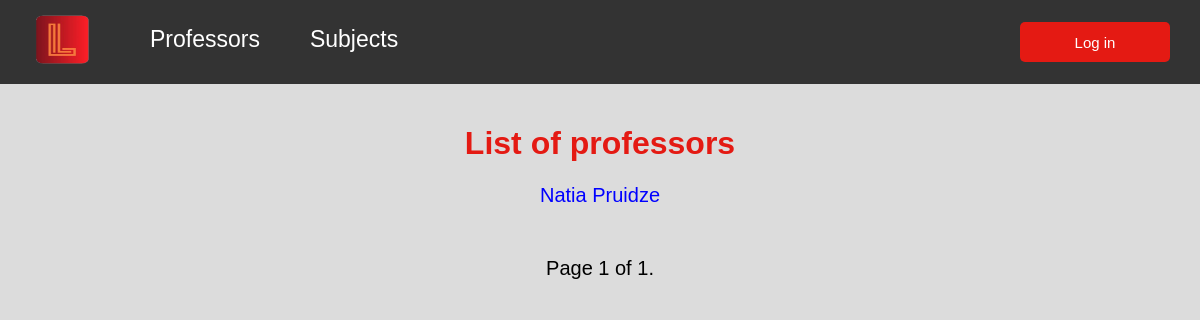
The page /lecturers/ on the database as committed earlier.
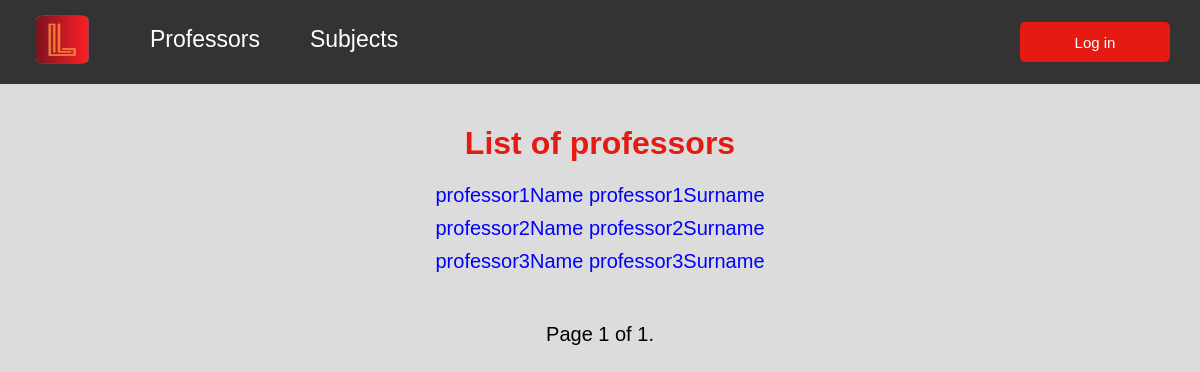
The same page on the database as committed later.
### university/models/professor.py (models this page shows, shortened)
class Professor(models.Model):
    user = models.OneToOneField(User, on_delete=models.CASCADE, verbose_name=_("User"))
    name = models.CharField(max_length=100, verbose_name=_('First Name'))
    surname = models.CharField(max_length=100, verbose_name=_('Last Name'))
    email = models.EmailField(verbose_name=_('Email'), unique=True)
    class Meta:
        verbose_name = _('Professor')
        verbose_name_plural = _('Professors')

### university/views/professor.py (the view)
# urls.py: path('lecturers/', get_lecturers, name='lecturers'),
def get_lecturers(request):
    professors = Professor.objects.all().order_by('name')
    paginator = Paginator(professors, 6)
    page = request.GET.get('page')
    page_obj = paginator.get_page(page)
    return render(request, 'other/professor_list.html', {'lecturers': page_obj})

### university/context_processors.py (called while the page is built, shortened)
def user_roles(request):
    context = {}
    return context

### university/templates/other/professor_list.html (shortened to what this page needs)
{% extends 'includes/base.html' %}
{% block content %}
    <h1>List of professors</h1>
    <ul>
        {% for lecturer in lecturers %}
            <li class="list-item"><a href="/lecturer/{{ lecturer.id }}">{{ lecturer.name }} {{ lecturer.surname }}</a></li>
        {% endfor %}
    </ul>
    <div class="paginator-container">
        <span class="paginator-text">Page {{ lecturers.number }} of {{ lecturers.paginator.num_pages }}.</span>
    </div>
{% endblock %}

Rows that differ between the two databases and show on the page:
changed Professor: name "Natia" → "professor1Name"; surname "Pruidze" → "professor1Surname"
added Professor: name "professor2Name", surname "professor2Surname"
added Professor: name "professor3Name", surname "professor3Surname"
